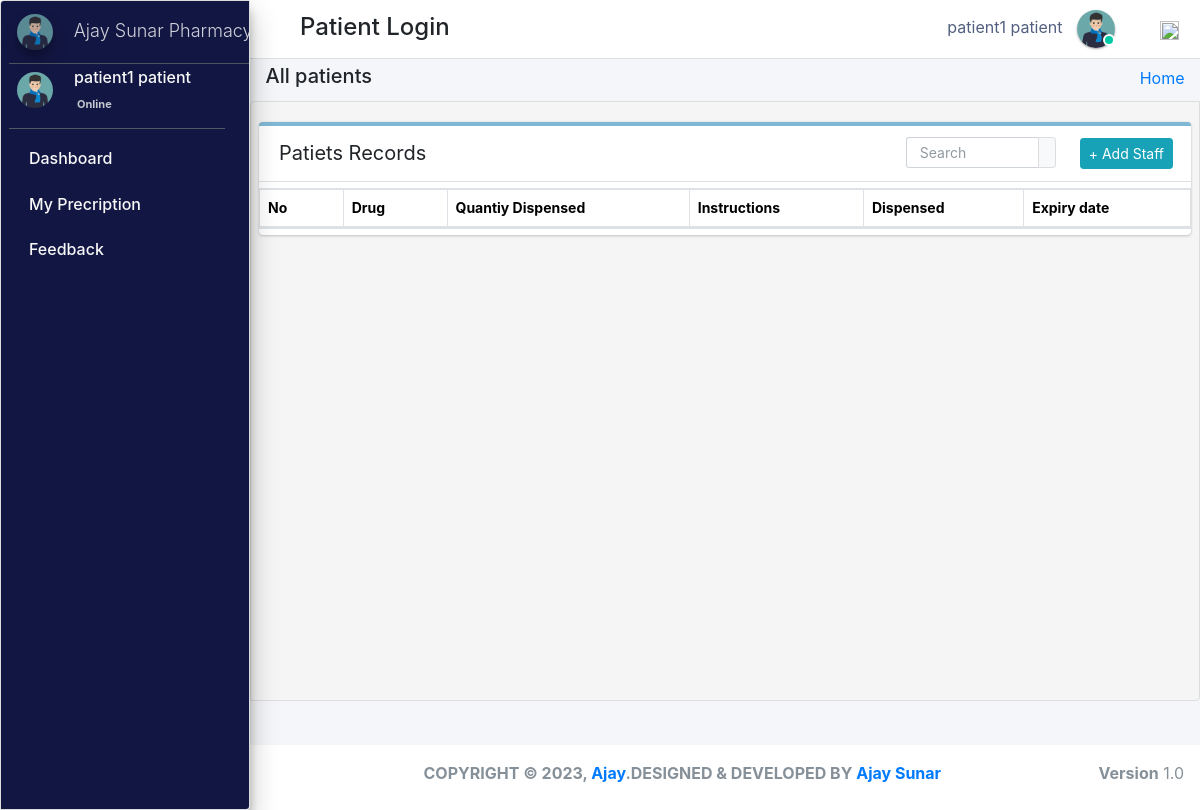
Page /taken_home/ (signed in) on the committed database.
### pharmacy/models.py (models this page shows, shortened)
class CustomUser(AbstractUser):
    user_type_data = ((1, "AdminHOD"), (2, "Pharmacist"), (3, "Doctor"), (4, "PharmacyClerk"),(5, "Patients"))
    user_type = models.CharField(default=1, choices=user_type_data, max_length=10)

class Patients(models.Model):
    gender_category=(
        ('Male','Male'),
        ('Female','Female'),
    )
    admin = models.OneToOneField(CustomUser,null=True, on_delete = models.CASCADE)
    reg_no=models.CharField(max_length=30,null=True,blank=True,unique=True)
    gender=models.CharField(max_length=7,null=True,blank=True,choices=gender_category)
    first_name=models.CharField(max_length=20,null=True,blank=True)
    last_name=models.CharField(max_length=20,null=True,blank=True)
    dob=models.DateTimeField(auto_now_add= False, auto_now=False,null=True,blank=True)
    phone_number=models.CharField(max_length=10,null=True,blank=True)
    profile_pic=models.ImageField(default="patient.jpg",null=True,blank=True)
    age= models.IntegerField(default='0', blank=True, null=True)
    address=models.CharField(max_length=300,null=True,blank=True)
    date_admitted=models.DateTimeField(auto_now_add=True, auto_now=False)
    last_updated = models.DateTimeField(auto_now_add=False, auto_now=True)

### pharmacy/patient_view.py (the view)
# urls.py: path('taken_home/',patient_view.patient_dispense3,name='taken_home'),
def patient_dispense3(request):
    patient_obj = Patients.objects.get(admin=request.user.id)
    patient_dispen=patient_obj.dispense_set.all()
    context={
        "dispense":patient_dispen
    }
    return render(request, "patient_templates/patient_dispense.html", context)

### pharmacy/templates/patient_templates/patient_dispense.html (shortened to what this page needs)
{% extends 'patient_templates/base_template.html'%} {% block page_title %}
<h5>All patients</h5>
{% endblock page_title %} {% block main_content %}
<section class="content">
    <div class="row">
        <div class="col-md-12">
            <div class="card manage sc2">
                <div class="card-header">
                    <span>Patiets Records</span>
                    <div class="card-tools d-flex">
                        <form role="form" method="POST" action="" enctype="multipart/form-data" class="mr-4 mt-1">
                            <div class="input-group input-group-sm" style="width: 150px;">
                                <input type="text" name="search" class="form-control float-right" placeholder="Search">
                                <div class="input-group-append">
                                    <button type="submit" class="btn btn-default"></button>
                                </div>
                            </div>
                        </form>
                        <a class="btn btn-sm btn-info mr-2" href="{% url 'patient_form' %}" role="button">+ Add Staff</a>
                    </div>
                </div>
                <table class="table table-bordered table-hover dataTable">
                    <thead>
                        <tr>
                            <th>No</th>
                            <th>Drug</th>
                            <th>Quantiy Dispensed</th>
                            <th>Instructions</th>
                            <th>Dispensed</th>
                            <th>Expiry date</th>
                        </tr>
                    </thead>
                </table>
            </div>
        </div>
    </div>
</section>
{% endblock %}

### pharmacy/templates/patient_templates/base_template.html (shortened to what this page needs)
{% extends 'base_file.html' %} {% block htm %}
<body class="hold-transition sidebar-mini layout-fixed">
    <div class="wrapper">
        <nav class="main-header navbar navbar-expand navbar-white navbar-light">
            <ul class="navbar-nav">
                <li class="nav-item">
                    <a class="nav-link" data-widget="pushmenu" href="#" role="button"></a>
                </li>
            </ul>
            <h4 style="margin-left: 10px; margin-top: 5px;" class="text-disabled"> Patient Login</h4>
            <ul class="navbar-nav ml-auto">
                <li class="mx-3">
                    <a href="#" class="sm-submenu-with-image a">
                        <span>{{user.first_name}}  {{user.last_name}}</span>
                        <img src="{{request.user.patients.profile_pic.url}}" class="img-circle elevation-1" width="38" height="38" alt="">
                        <span class="avatar-status avatar-sm-status avatar-status-success"></span>
                    </a>
                </li>
                <li class="nav-item dropdown ml-3 low">
                    <a href="#" class="btn btn-outlined btn-black text-muted bg-transparent " data-toggle="dropdown" aria-expanded="false" data-wow-delay="0.7s"><img src="https://img.icons8.com/ios/50/000000/settings.png" width="19" height="19">
                    </a>
                </li>
            </ul>
        </nav>
        {% include 'patient_templates/sidebar.html'%}
        <div class="content-wrapper">
            <div class="content-header">
                <div class="container-fluid">
                    <div class="row ">
                        <div class="col-sm-6">
                            <h1 class="m-0 text-dark">
                                {% block page_title %} {% endblock page_title %}
                            </h1>
                        </div>
                        <div class="col-sm-6">
                            <ol class="breadcrumb float-sm-right">
                                <li class="breadcrumb-item"><a href="">Home</a></li>
                            </ol>
                        </div>
                    </div>
                </div>
            </div>
            {% block main_content %} {% endblock main_content %}
        </div>
        {% include 'hod_templates/footer.html'%}
    </div>
    {% endblock htm %}

### pharmacy/templates/patient_templates/sidebar.html (shortened to what this page needs)
<aside class="main-sidebar sidebar-dark-primary elevation-4">
    <a href="" class="brand-link ml-2">
        <img src="{{request.user.patients.profile_pic.url}}" alt="" width="36" height="36"  class=" img-circle elevation-3"
            style="opacity: .8">
        <span class="brand-text font-weight-light mt-1 ml-3 mmust">Ajay Sunar Pharmacy</span>
      </a>
    <div class="sidebar">
      <div class="user-panel mr-3">
          <div class="pull-left image ml-2 ">
            <img src="{{request.user.patients.profile_pic.url}}"  width="36" height="36"  class="img-circle mt-2" alt="User Image">
          </div>
          <div class="pull-left info">
            <p>{{user.first_name}}  {{user.last_name}}</p>
            <a href="#"> Online</a>
          </div>
        </div>
      <nav class="mt-2">
        <ul class="nav nav-pills nav-sidebar flex-column" data-widget="treeview" role="menu" data-accordion="false">
               <li class="nav-item ">
                <a href="{% url  'pharmacist_home' %}" class="nav-link">
                  <p>
                    Dashboard
                  </p>
                </a>
              </li>
          <li class="nav-item">
            <a href="{% url 'taken_home' %}" class="nav-link">
              <p>
               My Precription
              </p>
            </a>
          </li>
          <li class="nav-item">
            <a href="{% url  'patient_feedback'  %}" class="nav-link">
              <p>
                Feedback
              </p>
            </a>
          </li>
        </ul>
      </nav>
    </div>
  </aside>

### static/css/main.css (style rules this page uses)
html { font-family: sans-serif; line-height: 1.15; -webkit-text-size-adjust: 100%; -webkit-tap-highlight-color: transparent; }
body { overflow-y: hidden; overflow-x: hidden; font-family: -apple-system, BlinkMacSystemFont, "Segoe UI", Roboto, "Helvetica Neue", Arial, "Noto Sans", sans-serif, "Apple Color Emoji", "Segoe UI Emoji", "Segoe UI Symbol", "Noto Color Emoji" !important; }
th { color: rgb(0, 0, 0); font-size: 14px !important; }
.content { background-color: #f5f5f5; border: 1px solid #dddddd; border-radius: 4px 0px 4px 0px; left: -1px; padding: 10px 7px 5px; }
.main-sidebar { background: #ffffff; border: 1px solid #dddddd; border-radius: 4px 0px 4px 0px; font-weight: bold; }
.content { height: 75vh; overflow-y: scroll; overflow-x: hidden; }
.content .row { margin-top: 20px !important; }
.main-sidebar { background-color: #121642 !important; color: white !important; }
.main-sidebar p { color: #f8f8f8 !important; font-weight: 500 !important }
.avatar-status { position: absolute; bottom: 12px; right: 75.4px; display: -ms-inline-flexbox; display: inline-flex; -ms-flex-negative: 0; flex-shrink: 0; -ms-flex-pack: center; justify-content: center; -ms-flex-align: center; align-items: center; white-space: nowrap; text-align: center; vertical-align: baseline; font-weight: 600; border: .125rem solid #fff; width: 12px; height: 12px; line-height: 1; font-size: .71094rem; border-radius: 50%; }
.avatar-status-success { color: #fff; background-color: #00c9a7; }
.card-header span { font-size: 20px !important; }
.table>tbody>tr>td, .table>tbody>tr>th, .table>tfoot>tr>td, .table>tfoot>tr>th, .table>thead>tr>td, .table>thead>tr>th { padding: 8px; line-height: 1.42857143; vertical-align: top; }
.pull-left { float: left; }
.pull-left { float: left!important; }
.user-panel>.info { padding: 5px 5px 5px 15px; line-height: 1; position: absolute; left: 55px; }
.user-panel>.info>p { font-weight: 600; margin-bottom: 9px; }
p { margin: 0 0 10px; }
.user-panel { padding-bottom: 20px; }
.user-panel:after { clear: both; }
.user-panel:before, .user-panel:after { content: " "; display: table; }
.user-panel>.info>a { text-decoration: none; padding-right: 5px; margin-top: 3px; font-size: 11px; overflow: hidden; white-space: nowrap; }
.mmust { overflow: hidden; white-space: nowrap; font-size: 18px; }
.table { background: white !important; }
.container-fluid { width: 100%; padding-right: 15px; padding-left: 15px; margin-right: auto; margin-left: auto; }
.row { display: flex; flex-wrap: wrap; margin-right: -15px; margin-left: -15px; }
.d-flex { display: flex !important; z-index: 44; }
.d-flex { display: flex !important; }
input { text-indent: 5px !important; }
input::placeholder { text-indent: 5px !important; }
.manage { border-radius: 2px; border-top: 4px solid rgba(0, 115, 170, 0.5) !important; box-shadow: 0 2px 1px rgb(0 0 0 / 5%); border-left: none; border-right: none; border-bottom: none; margin-bottom: 30px; }
.img-circle { border-radius: 50%; }
.content-wrapper .content-header { padding: 5px 0.5rem !important; }

### static/css/profile.css (style rules this page uses)
li { list-style-type: none ! }
.form-control { font-size: .875rem; }
.input-group { transition: all .15s ease; border-radius: .375rem; box-shadow: none; }
.input-group .form-control { box-shadow: none; }
.input-group .form-control:not(:last-child) { padding-right: 0; border-right: 0; }
.navbar-nav span { color: #525f7f !important; margin-right: 10px !important; }
body { font-family: 'Rubik', sans-serif; height: 100% !important; }
input { text-indent: 5px !important; }
input::placeholder { text-indent: 5px !important; }
.manage { border-radius: 2px; border-top: 4px solid rgba(0, 115, 170, 0.5) !important; box-shadow: 0 2px 1px rgb(0 0 0 / 5%); border-left: none; border-right: none; border-bottom: none; margin-bottom: 30px; }

### pharmacy/templates/patient_templates/patient_dispense.html (style rules this page uses)
.sc2 { word-wrap: wrap; display: block; overflow-x: auto; }

### rows in the picture
CustomUser: first_name "patient1", last_name "patient", user.patients.profile_pic (picture)
